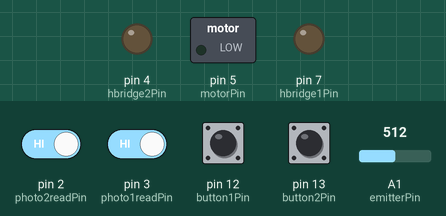
A sketch run on a simulated Arduino Uno, built with avr-gcc and run on an emulated ATmega328P. Parts: switched loads named in the sketch (green lamp = pin HIGH), output pins drawn as LEDs (lit = HIGH). Inputs (shaded band) come from the test bench; at power-on: pin 2 (photo2readPin), pin 3 (photo1readPin), pin 12 (button1Pin), pin 13 (button2Pin) HIGH, A1 (emitterPin) = 512. What the sketch prints to the serial monitor is not drawn.

Above: at 1.2 s.
1.3 s: pin 3 (photo1readPin) driven LOW
At 2.5 s:
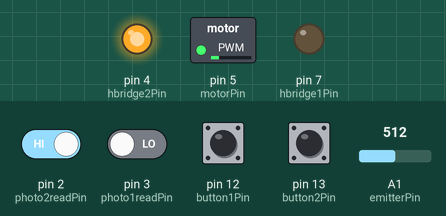
2.8 s: pin 12 (button1Pin) pulled LOW for 0.15 s
At 3.6 s:
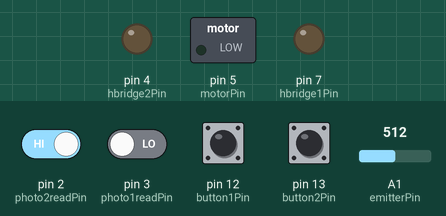
4.5 s: pin 12 (button1Pin) pulled LOW for 1 s
At 6.6 s:
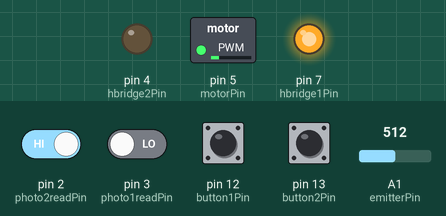
7.0 s: pin 2 (photo2readPin) driven LOW
8.5 s: pin 13 (button2Pin) pulled LOW for 0.15 s
At 9.9 s:
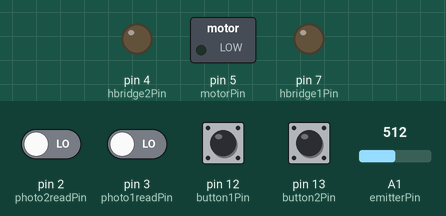
10.5 s: pin 13 (button2Pin) pulled LOW for 1 s
At 11.56 s:
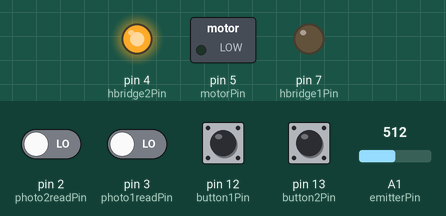
Timing chart, 0 to 13.5 s (numbered marks = the images above; inputs shaded):
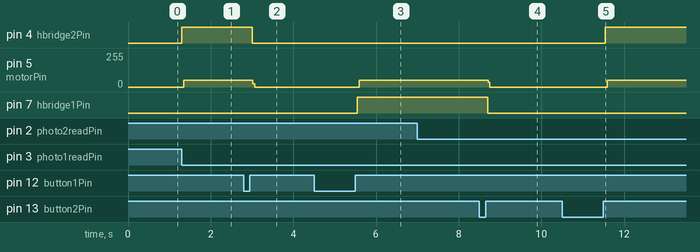

Measured:
- after the input at 1.3 s, pin 4 (hbridge2Pin): LOW → HIGH at once; pin 5 (motorPin): 0/255 → 49/255 at once
- after the input at 2.8 s, pin 4 (hbridge2Pin): HIGH → LOW after 0.20 s; pin 5 (motorPin): 49/255 → 0/255 after 0.22 s
- after the input at 4.5 s, pin 5 (motorPin): 0/255 → 49/255 after 1.1 s; pin 7 (hbridge1Pin): LOW → HIGH after 1.1 s
- after the input at 7.0 s, every drawn part: stays the same
- after the input at 8.5 s, pin 5 (motorPin): 49/255 → 0/255 after 0.21 s; pin 7 (hbridge1Pin): HIGH → LOW after 0.20 s
- after the input at 10.5 s, pin 4 (hbridge2Pin): LOW → HIGH after 1.1 s; pin 5 (motorPin): 0/255 → 49/255 after 1.1 s

The sketch:

Wheel.ino
```cpp
int photo1readPin = 3;
int photo2readPin = 2;
int button1Pin = 12;
int button2Pin = 13;
int hbridge1Pin = 7;
int hbridge2Pin = 4;
int basePin = A0;
int emitterPin = A1;
int baseValue = 0;
int counter = 0;
int speed = 0;
int motorPin = 5;
int countWanted = 0;
volatile int state = 0; // Volatile for ISR communication
volatile int stateLast = 0;
volatile bool stateChanged = false; // Flag to track state changes
volatile bool countChanged = false; // Flag to track state changes


bool lastButtonReading1 = HIGH;    // if using INPUT_PULLUP
bool lastButtonReading2 = HIGH;
unsigned long lastDebounceTime1 = 0;
unsigned long lastDebounceTime2 = 0;

const unsigned long debounceDelay = 50;  // or whatever is appropriate


int motortestPin = 12;
void setup() {
   Serial.begin(1000);
   pinMode(photo1readPin, INPUT);
   pinMode(basePin, INPUT);
  pinMode(emitterPin, INPUT);
   pinMode(hbridge1Pin, OUTPUT);
   pinMode(hbridge2Pin, OUTPUT);
   pinMode(motorPin, OUTPUT);
   pinMode(photo2readPin, INPUT);
  pinMode(button1Pin, INPUT_PULLUP);
  pinMode(button2Pin, INPUT_PULLUP);

   // Attach interrupts
   attachInterrupt(digitalPinToInterrupt(photo1readPin), light, CHANGE);
   attachInterrupt(digitalPinToInterrupt(photo2readPin), light, CHANGE);
}

void loop() {
  int emitterValue = analogRead(emitterPin);

  //Button presses
  button1Press(lastButtonReading1, lastDebounceTime1, debounceDelay, countWanted);
  button2Press(lastButtonReading2, lastDebounceTime2, debounceDelay, countWanted);


   // Print state if it has changed
   if (stateChanged) {
       stateChanged = false; // Reset the flag
		Serial.println(emitterValue);
       // Print state message
       switch (state) {
           case 1:
               Serial.println("State is ONE");
               break;
           case 2:
               Serial.println("State is TWO");
               break;
           case 3:
               Serial.println("State is THREE");
               break;
           case 4:
               Serial.println("State is FOUR");
               Serial.print("Counter: ");
               Serial.println(counter);
               break;
       }
   }
	/*
   // Read and print other values for debugging
   int photo1Value = digitalRead(photo1readPin);
   int photo2Value = digitalRead(photo2readPin);
   baseValue = analogRead(basePin);

   Serial.println("_____");
   Serial.println(photo1Value);
   Serial.println(photo2Value);
   Serial.println(baseValue);
   */

  analogWrite(motorPin, speed);
  int hbridge1Value = digitalRead(hbridge1Pin);
  int speed = 0;
	if (counter < countWanted)
    {
      if (counter)
    	digitalWrite(hbridge1Pin, HIGH);
  		digitalWrite(hbridge2Pin, LOW);
  		analogWrite(motorPin, 50);
    }
  	else if(counter > countWanted)
    {
      if (counter)
      	digitalWrite(hbridge1Pin, LOW);
  		digitalWrite(hbridge2Pin, HIGH);
  		analogWrite(motorPin, 50);
    }
    else
    {
      	digitalWrite(hbridge1Pin, LOW);
  		digitalWrite(hbridge2Pin, LOW);
      	analogWrite(motorPin, 0);
    }
   delay(1); // Small delay for serial communication
}

void light() {
   // Read pin states
   int photo1Value = digitalRead(photo1readPin);
   int photo2Value = digitalRead(photo2readPin);

   // Update state based on input pin states
   if (photo1Value == LOW && photo2Value == LOW) {
       state = 1;
   } else if (photo1Value == HIGH && photo2Value == LOW) {
       state = 2;
   } else if (photo1Value == HIGH && photo2Value == HIGH) {
       state = 3;
   } else {
       state = 4;
      if (stateLast == 1)
        counter--;
      else
        counter++;
   }
   stateLast = state;

   // Set the flag to indicate state change
   stateChanged = true;
}

void button1Press(bool& lastButtonReading1,unsigned long& lastDebounceTime1,const unsigned long debounceDelay, int& countWanted)
{

  bool currentReading1 = digitalRead(button1Pin);
  // If the reading changes at all, reset the debounce timer
  if (currentReading1 != lastButtonReading1) {
    lastDebounceTime1 = millis();
  }

  // If it’s been stable longer than the debounce delay, treat it as the actual state
  if ((millis() - lastDebounceTime1) > debounceDelay) {
    static bool buttonState1 = HIGH; // tracks the "stable" button state

    // Check if we have a new stable button state
    if (currentReading1 != buttonState1) {
      buttonState1 = currentReading1;

      // Detect a rising edge: old state = LOW, new state = HIGH
      if (buttonState1 == HIGH) {
        // The button just went from pressed (LOW) to not pressed (HIGH)
        // => "RISING EDGE" detected
        countWanted += 1;
        Serial.print("Rising Edge Detected: countWanted = ");
        Serial.println(countWanted);
      }
    }
  }
  lastButtonReading1 = currentReading1;
}

void button2Press(bool& lastButtonReading2,unsigned long& lastDebounceTime2,const unsigned long debounceDelay, int& countWanted)
{

  bool currentReading2 = digitalRead(button2Pin);
  // If the reading changes at all, reset the debounce timer
  if (currentReading2 != lastButtonReading2) {
    lastDebounceTime2 = millis();
  }

  // If it’s been stable longer than the debounce delay, treat it as the actual state
  if ((millis() - lastDebounceTime2) > debounceDelay) {
    static bool buttonState2 = HIGH; // tracks the "stable" button state

    // Check if we have a new stable button state
    if (currentReading2 != buttonState2) {
      buttonState2 = currentReading2;

      // Detect a rising edge: old state = LOW, new state = HIGH
      if (buttonState2 == HIGH) {
        // The button just went from pressed (LOW) to not pressed (HIGH)
        // => "RISING EDGE" detected
        countWanted -= 1;
        Serial.print("Rising Edge Detected: countWanted = ");
        Serial.println(countWanted);
      }
    }
  }
  lastButtonReading2 = currentReading2;
}
```
